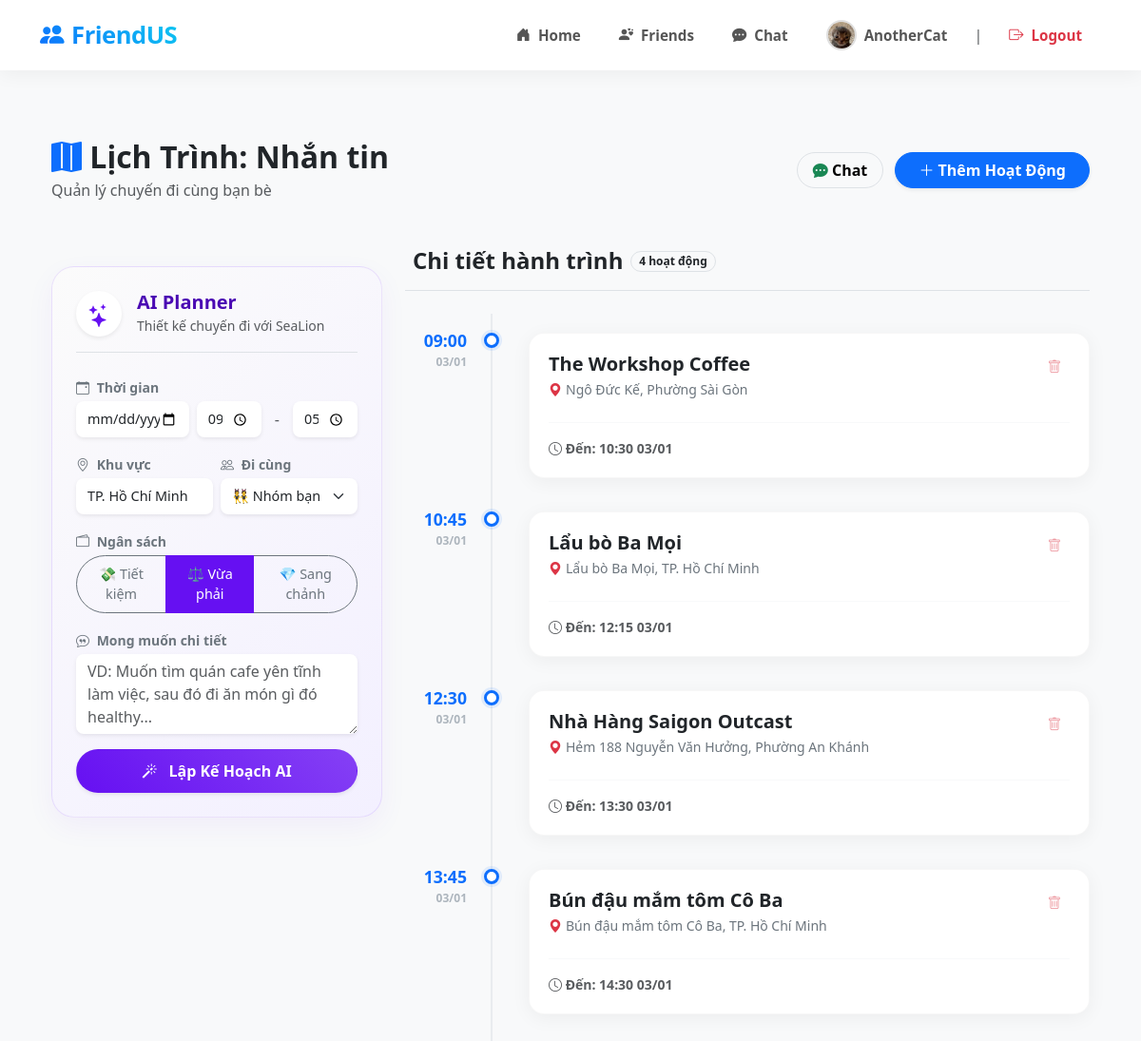
Page /room/3/plan (signed in) on the committed database.
### app/models/user.py (models this page shows, shortened)
class User(UserMixin, db.Model):
    id = db.Column(db.Integer, primary_key=True)
    username = db.Column(db.String(20), unique=True, nullable=False)
    email = db.Column(db.String(120), unique=True, nullable=False)
    image_file = db.Column(db.String(200), nullable=False, default='default.jpg')
    bio = db.Column(db.String(250), nullable=True)
    password = db.Column(db.String(60), nullable=False)
    interests = db.Column(db.String(500), default='')
    posts = db.relationship('Post', backref='author', lazy=True)
    reviews = db.relationship('Review', backref='author', lazy=True)
    messages = db.relationship('Message', backref='author', lazy=True)
    rooms = db.relationship('Room', secondary='room_members',
                            back_populates='members', lazy='dynamic')
    created_rooms = db.relationship('Room', back_populates='creator', lazy='dynamic')
    favorite_locations = db.relationship('Location', secondary='user_favorites',
                                         back_populates='favorited_by', lazy='dynamic')
    friends = db.relationship('User', secondary=friendship,
                              primaryjoin=lambda: friendship.c.user_id == User.id,
                              secondaryjoin=lambda: friendship.c.friend_id == User.id,
                              backref=db.backref('friend_of', lazy='dynamic'),
                              lazy='dynamic')

### app/models/chat.py (models this page shows, shortened)
class Room(db.Model):
    id = db.Column(db.Integer, primary_key=True)
    name = db.Column(db.String(50), unique=True, nullable=False)
    description = db.Column(db.String(200), nullable=True)
    is_private = db.Column(db.Boolean, default=False)
    allow_auto_join = db.Column(db.Boolean, default=False) # True: Vào luôn, False: Cần duyệt
    tags = db.Column(db.String(200), default='')
    summary = db.Column(db.Text, nullable=True)
    creator_id = db.Column(db.Integer, db.ForeignKey('user.id'))
    creator = db.relationship('User', back_populates='created_rooms')
    members = db.relationship('User', secondary=room_members,
                              back_populates='rooms', lazy='dynamic')

### app/models/planner.py (models this page shows, shortened)
class Activity(db.Model):
    id = db.Column(db.Integer, primary_key=True)
    name = db.Column(db.String(100), nullable=False)
    location = db.Column(db.String(100))
    price = db.Column(db.Float, nullable=False, default=0.0)
    start_time = db.Column(db.String(20))
    end_time = db.Column(db.String(20))
    rating = db.Column(db.Float, default=0.0)
    room_id = db.Column(db.Integer, db.ForeignKey('room.id'), nullable=False)
    room = db.relationship('Room', backref='activities')

### app/blueprints/planner.py (the view)
@planner_bp.route('/room/<int:room_id>/plan')
@login_required
def view_planner(room_id):
    room = Room.query.get_or_404(room_id)
    activities = Activity.query.filter_by(room_id=room.id).order_by(Activity.start_time).all()
    for act in activities:
        if isinstance(act.start_time, str):
            try:
                if 'T' in act.start_time:
                    act.start_time = datetime.strptime(act.start_time, '%Y-%m-%dT%H:%M')
                else:
                    act.start_time = datetime.strptime(act.start_time, '%Y-%m-%d %H:%M:%S')
            except:
                pass # Nếu lỗi quá thì chịu, template sẽ hiển thị raw string
        if isinstance(act.end_time, str):
            try:
                if 'T' in act.end_time:
                    act.end_time = datetime.strptime(act.end_time, '%Y-%m-%dT%H:%M')
                else:
                    act.end_time = datetime.strptime(act.end_time, '%Y-%m-%d %H:%M:%S')
            except:
                pass
    constraints = Constraint.query.filter_by(room_id=room.id, user_id=current_user.id).all()
    act_form = ActivityForm()
    cons_form = ConstraintForm()
    try:
        raw_weather = weather_service.get_full_forecast(lat=10.762622, lon=106.660172, days=7)
        weather_data = weather_service.process_forecast_data(raw_weather)
    except Exception as e:
        weather_data = None
    conflicts = check_conflicts(activities, constraints)
    weather_impacts = analyze_weather_impact(activities, weather_data)
    return render_template(
        'planner.html',
        room=room,
        activities=activities,
        constraints=constraints,
        act_form=act_form,
        cons_form=cons_form,
        conflicts=conflicts,
        weather=weather_data,
        weather_impacts=weather_impacts
    )

### app/templates/planner.html (shortened to what this page needs)
{% extends "layout.html" %}
{% block content %}
<div class="container py-5">
    <div class="d-flex justify-content-between align-items-center mb-5">
        <div>
            <h2 class="fw-bold mb-1 text-dark"><i class="bi bi-map-fill text-primary"></i> Lịch Trình: {{ room.name }}</h2>
            <p class="text-muted mb-0">Quản lý chuyến đi cùng bạn bè</p>
        </div>
        <div>
            <a href="{{ url_for('chat.chat_room', room_name=room.name) }}" class="btn btn-light border me-2 rounded-pill px-3 fw-bold">
                <i class="bi bi-chat-dots-fill text-success"></i> Chat
            </a>
            <button type="button" class="btn btn-primary rounded-pill px-4 fw-bold shadow-sm" data-bs-toggle="modal" data-bs-target="#addActivityModal">
                <i class="bi bi-plus-lg"></i> Thêm Hoạt Động
            </button>
        </div>
    </div>
    <div class="row g-4">
        <div class="col-lg-4">
            <div class="ai-wrapper sticky-top" style="top: 20px; z-index: 10;">
                <div class="d-flex align-items-center mb-4 border-bottom pb-3">
                    <div class="bg-white p-2 rounded-circle shadow-sm me-3 text-center" style="width: 48px; height: 48px; display: grid; place-items: center;">
                        <i class="bi bi-stars" style="color: #6610f2; font-size: 1.5rem;"></i>
                    </div>
                    <div>
                        <h5 class="fw-bold m-0" style="color: #4a09b3;">AI Planner</h5>
                        <small class="text-muted">Thiết kế chuyến đi với SeaLion</small>
                    </div>
                </div>
                <div id="aiInputForm">
                    <label class="small fw-bold text-secondary mb-1"><i class="bi bi-calendar-event me-1"></i> Thời gian</label>
                    <div class="row g-2 mb-3">
                        <div class="col-5">
                            <input type="date" id="planDate" class="form-control form-control-sm rounded-3 border-0 shadow-sm">
                        </div>
                        <div class="col-3">
                            <input type="time" id="startTime" class="form-control form-control-sm rounded-3 border-0 shadow-sm" value="09:00">
                        </div>
                        <div class="col-1 text-center align-self-center text-muted">-</div>
                        <div class="col-3">
                            <input type="time" id="endTime" class="form-control form-control-sm rounded-3 border-0 shadow-sm" value="17:00">
                        </div>
                    </div>
                    <div class="row g-2 mb-3">
                        <div class="col-6">
                            <label class="small fw-bold text-secondary mb-1"><i class="bi bi-geo-alt me-1"></i> Khu vực</label>
                            <input type="text" id="locationInput" class="form-control form-control-sm rounded-3 border-0 shadow-sm"
                                   placeholder="Quận 1, TP.HCM..." value="TP. Hồ Chí Minh">
                        </div>
                        <div class="col-6">
                            <label class="small fw-bold text-secondary mb-1"><i class="bi bi-people me-1"></i> Đi cùng</label>
                            <select id="companionSelect" class="form-select form-select-sm rounded-3 border-0 shadow-sm">
                                <option value="Nhóm bạn" selected>👯 Nhóm bạn</option>
                            </select>
                        </div>
                    </div>
                    <div class="mb-3">
                        <label class="small fw-bold text-secondary mb-1"><i class="bi bi-wallet2 me-1"></i> Ngân sách</label>
                        <div class="btn-group w-100" role="group" id="budgetGroup">
                            <label class="btn btn-sm btn-outline-secondary rounded-start-pill" for="budget1">💸 Tiết kiệm</label>
                            <label class="btn btn-sm btn-outline-secondary" for="budget2">⚖️ Vừa phải</label>
                            <label class="btn btn-sm btn-outline-secondary rounded-end-pill" for="budget3">💎 Sang chảnh</label>
                        </div>
                    </div>
                    <div class="mb-3">
                        <label class="small fw-bold text-secondary mb-1"><i class="bi bi-chat-quote me-1"></i> Mong muốn chi tiết</label>
                        <textarea id="wishInput" class="form-control rounded-3 border-0 shadow-sm" rows="3"
                                  placeholder="VD: Muốn tìm quán cafe yên tĩnh làm việc, sau đó đi ăn món gì đó healthy..."></textarea>
                    </div>
                    <button class="btn w-100 rounded-pill fw-bold text-white shadow-sm btn-ai-send-large"
                            type="button" id="btnGeneratePlan"
                            style="background: linear-gradient(45deg, #6610f2, #8540f5); padding: 10px; transition: all 0.2s;">
                        <i class="bi bi-magic me-2"></i> Lập Kế Hoạch AI
                    </button>
                </div>
            </div>
        </div>
        <div class="col-lg-8">
            <div class="d-flex align-items-center mb-4 ps-2 border-bottom pb-3">
                <h4 class="fw-bold m-0 text-dark">Chi tiết hành trình</h4>
                <span class="badge bg-light text-dark ms-2 border rounded-pill">{{ activities|length }} hoạt động</span>
            </div>
            {% if activities|length > 0 %}
            <div class="timeline-container">
                {% for act in activities %}
                <div class="timeline-item">
                    <div class="timeline-time">
                        {% if act.start_time and act.start_time.strftime %}
                            <div class="time-hour">{{ act.start_time.strftime('%H:%M') }}</div>
                            <div class="time-date">{{ act.start_time.strftime('%d/%m') }}</div>
                        {% else %}
                            <div class="time-hour">{{ act.start_time }}</div>
                        {% endif %}
                    </div>
                    <div class="timeline-dot"></div>
                    <div class="timeline-card"
                         title="Nhấn để sửa"
                         onclick="openEditModal(this)"
                         data-id="{{ act.id }}"
                         data-name="{{ act.name }}"
                         data-location="{{ act.location or '' }}"
                         data-start="{{ act.start_time.strftime('%Y-%m-%dT%H:%M') if act.start_time and act.start_time.strftime else '' }}"
                         data-end="{{ act.end_time.strftime('%Y-%m-%dT%H:%M') if act.end_time and act.end_time.strftime else '' }}"
                         data-price="{{ act.price }}">
                        <div class="d-flex justify-content-between align-items-start">
                            <div>
                                <h5 class="fw-bold mb-1 text-dark">{{ act.name }}</h5>
                                <div class="text-secondary small mb-2">
                                    <i class="bi bi-geo-alt-fill text-danger me-1"></i>{{ act.location or 'Chưa có địa điểm' }}
                                </div>
                            </div>
                            <a href="{{ url_for('planner.delete_activity', id=act.id) }}"
                               class="btn btn-sm btn-outline-danger border-0 rounded-circle opacity-50 hover-opacity-100"
                               style="width: 32px; height: 32px; padding: 4px;"
                               onclick="event.stopPropagation(); return confirm('Xóa hoạt động này?');">
                               <i class="bi bi-trash"></i>
                            </a>
                        </div>
                        <div class="d-flex justify-content-between align-items-center mt-3 pt-3 border-top border-light">
                            <small class="text-muted fw-bold">
                                <i class="bi bi-clock"></i> Đến:
                                {% if act.end_time and act.end_time.strftime %}
                                    {{ act.end_time.strftime('%H:%M %d/%m') }}
                                {% else %}
                                    {{ act.end_time }}
                                {% endif %}
                            </small>
                        </div>
                    </div>
                </div>
                {% endfor %}
            </div>
            {% endif %}
        </div>
    </div>
</div>
{% endblock %}

### app/templates/layout.html (shortened to what this page needs)
<!doctype html>
<html lang="en">
  <head>
    {{ bootstrap.load_css() }}
    <link rel="stylesheet" href="https://cdn.jsdelivr.net/npm/bootstrap-icons@1.11.3/font/bootstrap-icons.min.css">
  </head>
  <body>
    {% if not hide_nav %}
    <nav class="navbar navbar-expand-lg modern-navbar sticky-top">
      <div class="container">
        <a class="navbar-brand" href="{{ url_for('main.index') }}">
            <i class="bi bi-people-fill me-2"></i>FriendUS
        </a>
        <div class="collapse navbar-collapse" id="navbarNav">
          <ul class="navbar-nav ms-auto align-items-center">
          {% if current_user.is_authenticated %}
            <li class="nav-item">
                <a class="nav-link" href="{{ url_for('main.index') }}">
                    <i class="bi bi-house-door-fill"></i> Home
                </a>
            </li>
            <li class="nav-item">
                <a class="nav-link" href="{{ url_for('main.friends') }}">
                    <i class="bi bi-person-hearts"></i> Friends
                </a>
            </li>
            <li class="nav-item">
                <a class="nav-link" href="{{ url_for('chat.chat') }}">
                    <i class="bi bi-chat-dots-fill"></i> Chat
                </a>
            </li>
            <li class="nav-item">
                <a class="nav-link" href="{{ url_for('auth.profile', username=current_user.username) }}">
                    {% if 'http' in current_user.image_file %}
                        <img src="{{ current_user.image_file }}" class="nav-avatar">
                    {% else %}
                        <img src="{{ url_for('static', filename='profile_pics/' + current_user.image_file) }}" class="nav-avatar">
                    {% endif %}
                    <span>{{ current_user.username }}</span>
                </a>
            </li>
            <li class="nav-item d-none d-lg-block mx-2 text-muted">|</li>
            <li class="nav-item">
                <a class="nav-link btn-logout-nav" href="{{ url_for('auth.logout') }}">
                    <i class="bi bi-box-arrow-right"></i> Logout
                </a>
            </li>
          {% endif %}
          </ul>
        </div>
      </div>
    </nav>
    {% endif %}
    <div id="main-wrapper">
        <div class="{{ 'full-width-wrapper' if full_width else 'container mt-4' }}">
            {% block content %}{% endblock %}
        </div>
    </div>
  </body>
</html>

### rows in the picture
User: image_file (placeholder picture), username "AnotherCat"
Room: name "Nhắn tin"
Activity: start_time "09:00", start_time "03/01", name "The Workshop Coffee", location "Ngô Ðức Kế, Phường Sài Gòn", end_time "10:30 03/01"
Activity: start_time "10:45", start_time "03/01", name "Lẩu bò Ba Mọi", location "Lẩu bò Ba Mọi, TP. Hồ Chí Minh", end_time "12:15 03/01"
Activity: start_time "12:30", start_time "03/01", name "Nhà Hàng Saigon Outcast", location "Hẻm 188 Nguyễn Văn Hưởng, Phường An Khánh", end_time "13:30 03/01"
Activity: start_time "13:45", start_time "03/01", name "Bún đậu mắm tôm Cô Ba", location "Bún đậu mắm tôm Cô Ba, TP. Hồ Chí Minh", end_time "14:30 03/01"

### other values in the picture
{{ activities|length }} "4"
